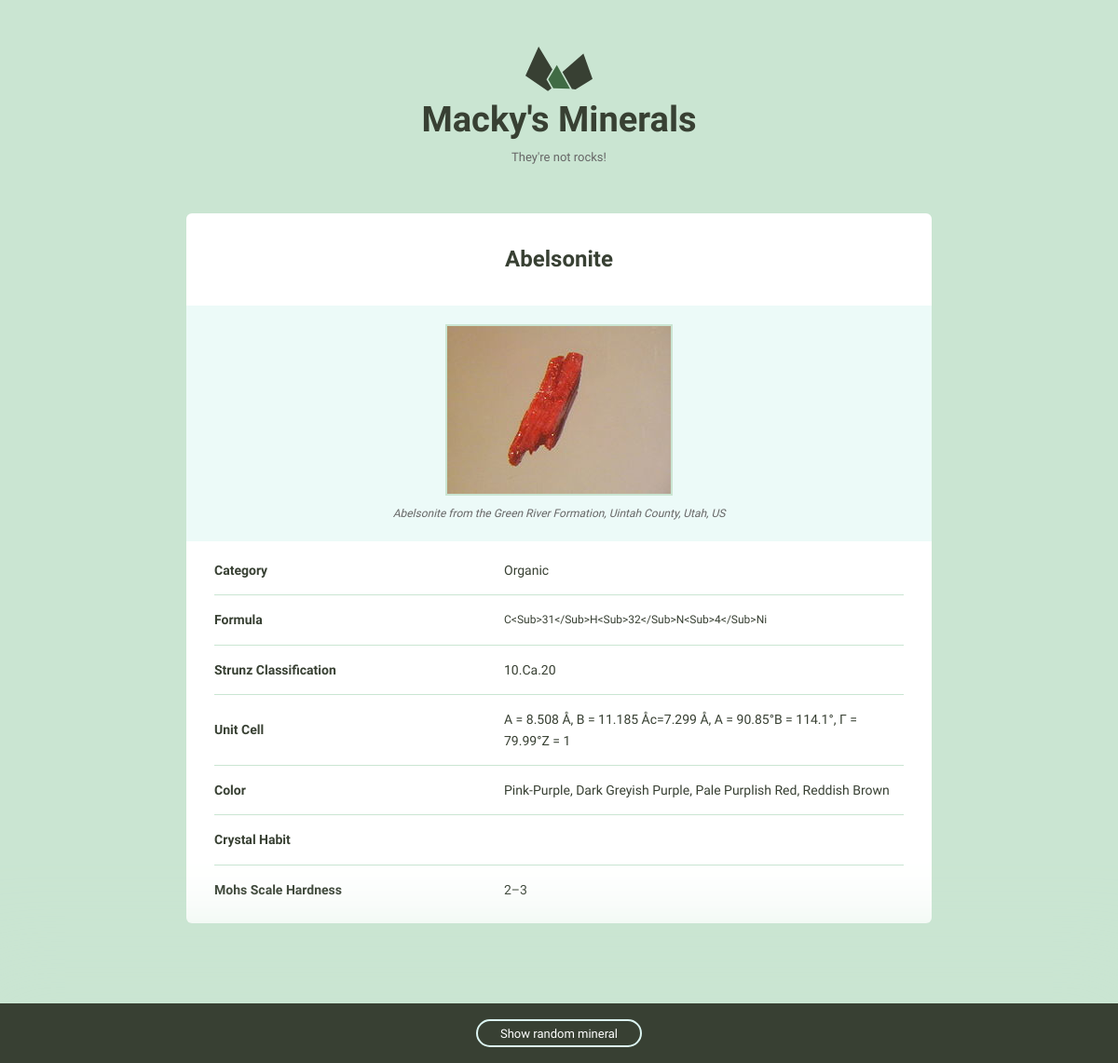
/1/, run on the app's committed database.
### minerals/models.py (models this page shows)
class Mineral(models.Model):
	image_filename = models.TextField(blank=True, default='')
	formula = models.TextField(blank=True, default='')
	optical_properties = models.TextField(blank=True, default='')
	cleavage = models.TextField(blank=True, default='')
	image_caption = models.TextField(blank=True, default='')
	streak = models.TextField(blank=True, default='')
	name = models.TextField(blank=True, default='')
	crystal_system = models.TextField(blank=True, default='')
	group = models.TextField(blank=True, default='')
	specific_gravity = models.TextField(blank=True, default='')
	strunz_classification = models.TextField(blank=True, default='')
	crystal_symmetry = models.TextField(blank=True, default='')
	mohs_scale_hardness = models.TextField(blank=True, default='')
	unit_cell = models.TextField(blank=True, default='')
	refractive_index = models.TextField(blank=True, default='')
	category = models.TextField(blank=True, default='')
	luster = models.TextField(blank=True, default='')
	color = models.TextField(blank=True, default='')
	crystal_habit = models.TextField(blank=True, default='')
	diaphaneity = models.TextField(blank=True, default='')

### minerals/views.py (the view)
# urls.py: url(r'(?P<pk>\d+)/$', views.mineral_detail, name='detail'),
def mineral_detail(request, pk):
	if pk == '1000000':
		x = Mineral.objects.all()
		x = len(x)
		pk = randint(1, x)
	mineral = get_object_or_404(Mineral, pk=pk)
	return render(request, 'minerals/detail.html', {'mineral': mineral})

### minerals/templates/minerals/detail.html
{% extends "layout.html" %}
{% load staticfiles %}
    {% block content %}
    <div class="grid-100 mineral__container">
      <h1 class="mineral__name">{{ mineral.name|title }}</h1>
      <div class="mineral__image-bg">
      {% with 'images/'|add:mineral.name|add:'.jpg' as image_static %}
        <img class="mineral__image" src="{% static image_static %}"/>
      {% endwith %}
        <p class="mineral__caption">{{ mineral.image_caption }}</p>
      </div>
      <div class="mineral__table-container">
        <table class="mineral__table">
          <tr>
            <td class="mineral__category">Category</td>
            <td>{{ mineral.category|title }}</td>
          </tr>
          <tr>
            <td class="mineral__category">Formula</td>
            <td class="mineral__formula">{{ mineral.formula|title }}</td>
          </tr>
          <tr>
            <td class="mineral__category">Strunz Classification</td>
            <td>{{ mineral.strunz_classification|title }}</td>
          </tr>
          <tr>
            <td class="mineral__category">Unit Cell</td>
            <td>{{ mineral.unit_cell|title }}</td>
          </tr>
          <tr>
            <td class="mineral__category">Color</td>
            <td>{{ mineral.color|title }}</td>
          </tr>
          <tr>
            <td class="mineral__category">Crystal Habit</td>
            <td>{{ mineral.crystal_habit|title }}</td>
          </tr>
          <tr>
            <td class="mineral__category">Mohs Scale Hardness</td>
            <td>{{ mineral.mohs_scale_hardness|title }}</td>
          </tr>
        </table>
      </div>
    </div>
{% endblock %}

### templates/layout.html (shortened to what this page needs)
{% load static from staticfiles %}
<!DOCTYPE html>
<html lang="en">
<head>
  <link rel="stylesheet" href="{% static 'css/global.css' %}">
</head>
	<body>
		<div class="bounds">
		  <div class="grid-100">
		    <a href="{% url 'minerals:home' %}">
		      <h1 class="logo__name text-centered">Macky's Minerals</h1>
		    </a>
		    <p class="logo__text text-centered">They're not rocks!</p>
		  </div>
		  	{% block content %}
			{% endblock %}
		</div>
		<div class="minerals__random">
    		<a class="minerals__anchor" href="{% url 'minerals:detail' pk=1000000 %}">Show random mineral</a>
  		</div>
	</body>
</html>

### assets/css/global.css (style rules this page uses)
html { font-family: sans-serif; -ms-text-size-adjust: 100%; -webkit-text-size-adjust: 100%; }
body { margin: 0; }
a { background-color: transparent; }
h1 { font-size: 2em; margin: 0.67em 0; }
img { border: 0; }
svg:not(:root) { overflow: hidden; }
table { border-collapse: collapse; border-spacing: 0; }
td, th { padding: 0; }
html { font-size: 62.5%; }
body { background-color: #CAE5D2; font-size: 1.5em; line-height: 1.6; font-weight: 400; font-family: "Cousine"; color: #666; }
.bounds { max-width: 800px; margin: 0 auto; padding: 50px 0 150px; overflow: hidden; }
.grid, .grid-5, .grid-10, .grid-15, .grid-20, .grid-25, .grid-30, .grid-33, .grid-35, .grid-40, .grid-45, .grid-50, .grid-55, .grid-60, .grid-65, .grid-66, .grid-70, .grid-75, .grid-80, .grid-90, .grid-95, .grid-100 { float: left; box-sizing: border-box; position: relative; }
.grid-100 { width: 100%; padding: 0 15px; }
h1, h2, h3, h4, h5, h6 { margin-top: 0; margin-bottom: 2rem; font-weight: bold; font-family: "Work Sans", sans-serif; color: #384033; }
h1 { font-size: 3.8rem; }
@media (min-width: 550px) { h1 { font-size: 3.8rem; } }
p { margin-top: 0; font-size: 1.6rem; }
a { color: #689b98; text-decoration: none; -webkit-transition: color 0.2s; -moz-transition: color 0.2s; -ms-transition: color 0.2s; -o-transition: color 0.2s; transition: color 0.2s; }
th, td { padding: 15px; text-align: left; border-bottom: 1px solid #e1e1e1; }
th:first-child, td:first-child { padding-left: 0; }
th:last-child, td:last-child { padding-right: 0; }
table, p, ul { margin-bottom: 2.5rem; }
.text-centered { text-align: center; }
.logo { display: block; fill: #384033; position: relative; margin: 0 auto; width: 72px; }
.logo__name { margin-bottom: 0; }
.logo__text { margin-bottom: 50px; font-size: 13px; }
.minerals__anchor { border: solid 2px #DCF5F2; border-radius: 100px; color: #384033; display: block; font-size: 13px; text-align: center; padding: 8px 0 7px 0; width: 100%; transition: background-color 200ms ease-in-out, font-weight 200ms ease-in-out, color 200ms ease-in-out; }
.minerals__random { background-color: #384033; box-shadow: 0 0 100px 50px #CAE5D2; color: #fff; padding: 20px 0 20px 0; position: fixed; bottom: 0; text-align: center; width: 100%; }
.minerals__random .minerals__anchor { display: inline; color: #fff; padding: 6px 24px 5px 24px; }
.mineral__container { background-color: #fff; border-radius: 6px; list-style: none; padding: 0; text-align: center; }
.mineral__name { display: block; width: 100%; margin: 0; font-size: 24px; padding: 30px 0 30px 0; }
.mineral__image { display: block; margin: 0 auto; border: solid 2px #CAE5D2; }
.mineral__image-bg { background-color: #ecfaf8; padding: 20px 0; }
.mineral__caption { font-size: 12px; font-style: italic; padding: 10px 0 0 0; margin: 0; }
.mineral__table { font-size: 14px; color: #384033; }
.mineral__table td { border-color: #CAE5D2; }
.mineral__table tr:last-of-type td { border-bottom: none; padding-bottom: 0; }
.mineral__table-container { padding: 5px 30px 0; }
.mineral__category { font-weight: bold; width: 40%; }
.mineral__formula { font-size: 12px; }

### data on the page
Mineral: name "Abelsonite", image_caption "Abelsonite from the Green River Formation, Uintah County, Utah, US", category "Organic", formula "C<Sub>31</Sub>H<Sub>32</Sub>N<Sub>4</Sub>Ni", strunz_classification "10.Ca.20", unit_cell "A = 8.508 Å, B = 11.185 Åc=7.299 Å, Α = 90.85°Β = 114.1°, Γ = 79.99°Z = 1", color "Pink-Purple, Dark Greyish Purple, Pale Purplish Red, Reddish Brown", mohs_scale_hardness "2–3"
